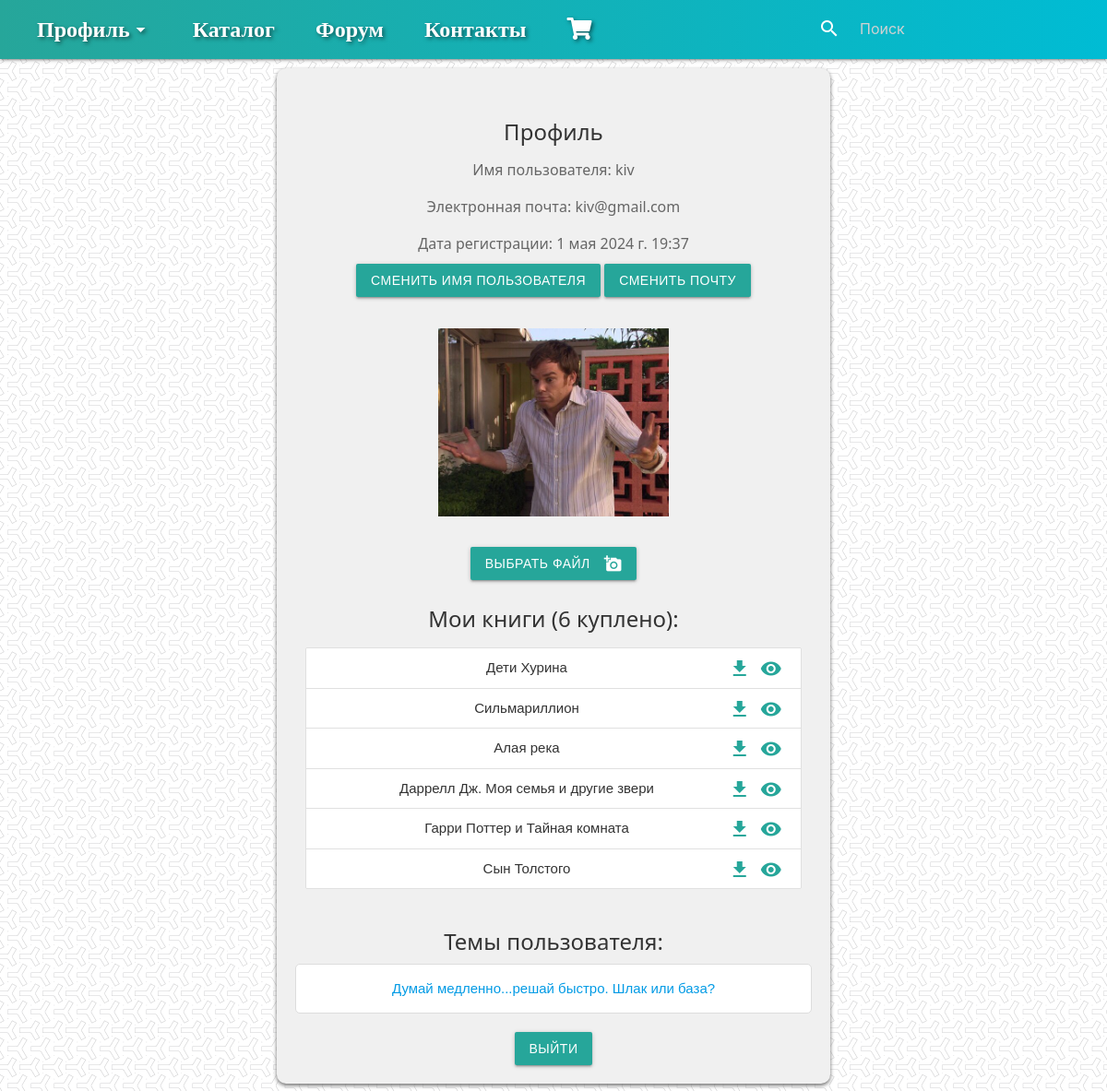
Screenshot of /profile/ (signed in) with the database file from the repository.
### shop_app/models.py (models this page shows, shortened)
class UserProfile(models.Model):
    user = models.OneToOneField(User, on_delete=models.CASCADE)
    avatar = models.ImageField(upload_to='avatars/', null=True, blank=True)

class Book(models.Model):
    title = models.CharField('Название', max_length=128)
    author = models.CharField('Автор', max_length=128)
    genres = models.ManyToManyField(Genre, verbose_name='Жанры')
    cost = models.IntegerField('Цена')
    release_date = models.DateField('Дата выпуска')
    file = models.FileField(null=True, upload_to='books/')
    description = models.TextField('Описание', null=True)
    cover = models.ImageField('Обложка', upload_to='covers/', null=True)
    class Meta:
        verbose_name = 'Книга'
        verbose_name_plural = 'Книги'

class ForumTopic(models.Model):
    название = models.CharField(max_length=200)
    creator = models.ForeignKey(User, on_delete=models.CASCADE)
    created_at = models.DateTimeField(auto_now_add=True)
    тег = models.CharField(max_length=50)
    class Meta:
        verbose_name = 'Топик на форуме'
        verbose_name_plural = 'Топики на форуме'

### shop_app/views.py (the view)
    def wrapper(request, *args, **kwargs):
        if not request.user.is_authenticated:
            return redirect('auth')
        return view_func(request, *args, **kwargs)

### shop_app/forms.py
class AvatarForm(forms.ModelForm):
    avatar = forms.ImageField(label='', widget=forms.FileInput(attrs={'class': 'custom-file-input', 'onchange': 'form.submit();'}))
    class Meta:
        model = UserProfile
        fields = ['avatar']

### shop_app/context_processors.py (called while the page is built)
def cart_count(request):
    cart_count = 0
    if request.user.is_authenticated:
        try:
            cart = Cart.objects.get(user=request.user)
            cart_count = cart.books.count()
        except Cart.DoesNotExist:
            pass
    return {'cart_count': cart_count}

### shop_app/views.py (called while the page is built)
def login_required(view_func):
    def wrapper(request, *args, **kwargs):
        if not request.user.is_authenticated:
            return redirect('auth')
        return view_func(request, *args, **kwargs)
    return wrapper

@login_required
def profile(request):
    user = request.user
    profile, created = UserProfile.objects.get_or_create(user=user)
    confirmed_purchases = PurchaseRequest.objects.filter(user=user, confirmed=True)
    purchased_books = []
    for purchase in confirmed_purchases:
        purchased_books.extend(purchase.books.all())
    purchased_books_count = len(purchased_books)
    if request.method == 'POST':
        avatar_form = AvatarForm(request.POST, request.FILES, instance=profile)
        if avatar_form.is_valid():
            avatar_form.save()
            return redirect('profile')
    else:
        avatar_form = AvatarForm(instance=profile)
    return render(request, 'profile.html', {
        'user': user,
        'avatar_form': avatar_form,
        'confirmed_purchases': purchased_books,
        'purchased_books_count': purchased_books_count
    })

### shop_app/templates/profile.html (shortened to what this page needs)
{% extends "base.html" %} {% block content %}
{% load static %}
<div class="profile-container">
  <h2>Профиль</h2>
  <p>Имя пользователя: {{ user.username }}</p>
  <p>Электронная почта: {{ user.email }}</p>
  <p>Дата регистрации: {{ user.date_joined }}</p>
  <a href="{% url 'change_username' %}" class="btn waves-effect waves-light"
    >Сменить имя пользователя</a
  >
  <a href="{% url 'change_email' %}" class="btn waves-effect waves-light"
    >Сменить почту</a
  >
  <div class="avatar-container">
    {% if user.userprofile.avatar %}
    <img src="{{ user.userprofile.avatar.url }}" class="avatar" alt="Avatar" />
    {% else %}
    <img src="{% static 'images/Default.jpg' %}" class="avatar" alt="Default Avatar" />
    {% endif %}
    <form
      method="post"
      enctype="multipart/form-data"
      class="avatar-upload-form"
    >
      <label
        for="id_avatar"
        class="btn waves-effect waves-light animated lightSpeedIn"
      >
        Выбрать файл
        <i class="material-icons right">add_a_photo</i>
      </label>
    </form>
  </div>
  {% if confirmed_purchases %}
  <div class="row">
    <h3>Мои книги ({{ purchased_books_count }} куплено):</h3>
    <div class="col s12">
      <ul class="collection">
        {% for book in confirmed_purchases %}
        <li class="collection-item">
          <div>
            {{ book.title }}
            <a
              href="{{ book.file.url }}"
              target="_blank"
              class="secondary-content"
              title="Просмотреть"
            >
              <i class="material-icons">visibility</i>
            </a>
            <a
              href="{{ book.file.url }}"
              download
              class="secondary-content"
              title="Скачать"
              style="margin-right: 10px"
            >
              <i class="material-icons">file_download</i>
            </a>
          </div>
        </li>
        {% endfor %}
      </ul>
    </div>
  </div>
  {% else %}
  <p>У вас пока нет купленных книг.</p>
  {% endif %}
  <div class="topics-list">
    <h3>Темы пользователя:</h3>
    {% for topic in user.forumtopic_set.all %}
    <div class="topic-item">
      <a href="{% url 'topic_detail' topic_id=topic.id %}" class="topic-link"
        >{{ topic.название }}</a
      >
    </div>
    {% empty %}
    <p>Нет созданных тем</p>
    {% endfor %}
  </div>
  <a
    id="logoutBtn"
    href="#logoutConfirmationModal"
    class="btn waves-effect waves-light animated bounceIn modal-trigger"
    >Выйти</a
  >
</div>
{% endblock %}

### shop_app/templates/profile.html (style rules this page uses)
.profile-container { margin: 0 auto; max-width: 600px; padding: 20px; background-color: #f0f0f0; border-radius: 10px; text-align: center; box-shadow: 0 2px 4px rgb(110, 110, 110); }
.avatar-container { margin-bottom: 20px; }
.avatar { width: 250px; height: 250px; border-radius: 5%; object-fit: contain; animation: flipInY 0.5s ease-in-out; margin-top: 2%; }
.avatar-upload-form { margin-top: 10px; }
h2, h3 { font-family: "Segoe UI", Tahoma, Geneva, Verdana, sans-serif; color: #333; font-size: 24px; margin-bottom: 10px; animation: bounceIn 0.5s ease-in-out; }
p { font-family: "Segoe UI", Tahoma, Geneva, Verdana, sans-serif; color: #666; font-size: 16px; margin-bottom: 10px; animation: lightSpeedIn 0.5s ease-in-out; }
ul { list-style-type: none; padding: 0; }
li { margin-bottom: 5px; }
a { text-decoration: none; color: #039be5; }
.collection-item { animation: lightSpeedIn 0.5s ease-in-out; }
.topics-list { margin-bottom: 20px; }
.topic-item { border: 1px solid #ddd; padding: 15px; border-radius: 5px; background-color: #ffffff; animation: slideInRight 0.5s ease; }

### rows the page displays
Book: title "Дети Хурина"
Book: title "Сильмариллион"
Book: title "Алая река"
Book: title "Даррелл Дж. Моя семья и другие звери"
Book: title "Гарри Поттер и Тайная комната"
Book: title "Сын Толстого"
ForumTopic: название "Думай медленно...решай быстро. Шлак или база?"

### other values shown
{{ user.username }} "kiv"
{{ user.email }} "kiv@gmail.com"
{{ user.date_joined }} "1 мая 2024 г. 19:37"
{{ purchased_books_count }} "6"
